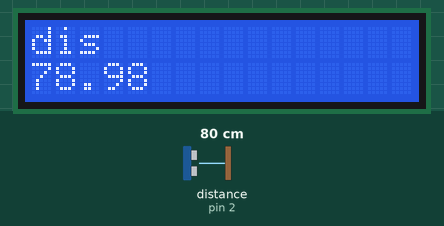
Simulated run of this sketch. Board: Arduino Uno, built with avr-gcc and run on an emulated ATmega328P. Parts: 16×2 character LCD. Wiring (inferred from the names in the program): ultrasonic range finder: trigger pin 3; echo pin 2. Inputs (shaded band) come from the test bench; at power-on: distance to the obstacle (sensor on pin 2) 80 cm. The echo pulse lasts 58.3 µs per cm.

Above: at 1.2 s.
1.3 s: distance to the obstacle (sensor on pin 2) set to 2 cm
At 1.48 s:
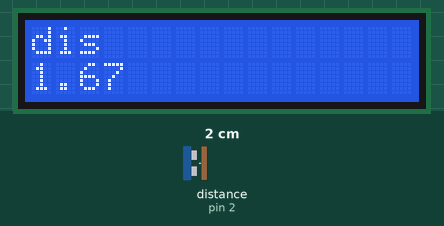
3.5 s: distance to the obstacle (sensor on pin 2) set to 299 cm
At 3.83 s:
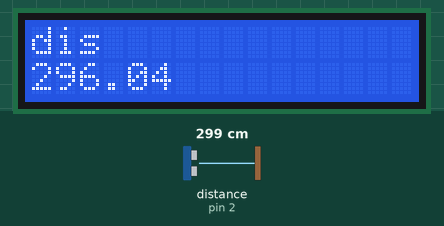
6.5 s: distance to the obstacle (sensor on pin 2) set to 4 cm
At 6.82 s:
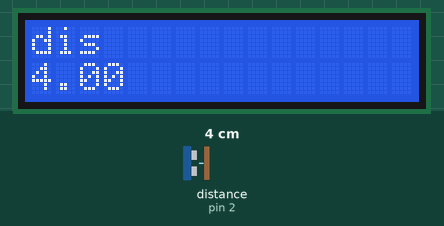

The sketch:

LCDDis.ino
```cpp
#include<Wire.h>
#include<LiquidCrystal_I2C.h>
LiquidCrystal_I2C lcd(0x27,16,2);

#define TRIG_PIN 3
#define ECHO_PIN 2


void setup() {
  // put your setup code here, to run once:
  pinMode(TRIG_PIN,OUTPUT);
  pinMode(ECHO_PIN,INPUT);
  Serial.begin(9600);
  lcd.init();
  lcd.backlight();


}

void loop() {
  // put your main code here, to run repeatedly:
  digitalWrite(TRIG_PIN,LOW);
  delayMicroseconds(2);
  digitalWrite(TRIG_PIN,HIGH);
  delayMicroseconds(10);
  digitalWrite(TRIG_PIN,LOW);

  long duration = pulseIn(ECHO_PIN,HIGH);
  float distance = duration * 0.034 /2 ;


  lcd.setCursor(0,0);
  lcd.print("dis");
  lcd.setCursor(0,4);
  lcd.print(distance);


  delay(200);
  lcd.clear();

}
```

Measured:
- after the input at 1.3 s, the display: first differs from a run without the input after 0.08 s (image 1)
- after the input at 3.5 s, the display: first differs from a run without the input after 0.23 s (image 2)
- after the input at 6.5 s, the display: first differs from a run without the input after 0.22 s (image 3)
